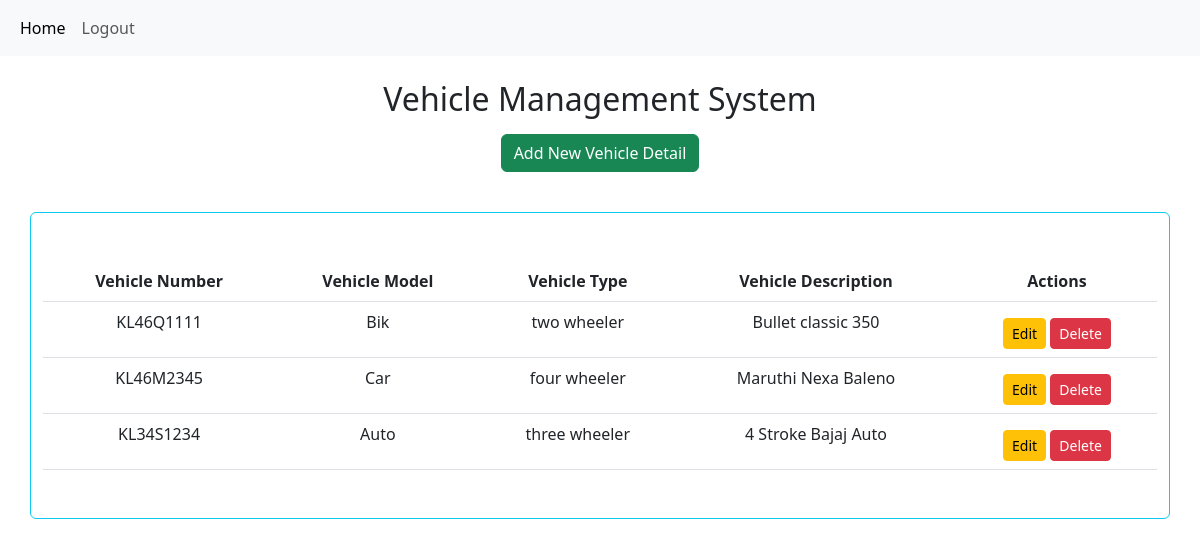
The page /home/ (signed in) on the database its author committed.
### vehicleapp/models.py (models this page shows)
class Vehicle(models.Model):
    VEHICLE_TYPE=(
        ('two wheeler','Two Wheeler'),
        ('three wheeler','Three Wheeler'),
        ('four wheeler','Four Wheeler')
    )
    alphanumeric=RegexValidator(r"^[0-9a-zA-Z_]*$",'Only use alphanumeric characters')
    user=models.ForeignKey(MyUser,on_delete=models.CASCADE)
    vnumber=models.CharField(max_length=50,validators=[alphanumeric])
    vtype=models.CharField(choices=VEHICLE_TYPE,default='Two Wheeler',max_length=50)
    vmodel=models.TextField(max_length=50)
    vdescription=models.TextField(max_length=100)

### vehicleapp/views.py (the view, shortened to what this page needs)
# urls.py: path('home/',views.HomeView.as_view(),name='home'),
@method_decorator(cdes,name="dispatch")
class HomeView(CreateView,ListView):
    model=Vehicle
    form_class=VehicleForm
    template_name='home.html'
    context_object_name="vehicle"
    success_url=reverse_lazy("home")
    pk_url_kwarg='id'
    def get_context_data(self, **kwargs):
        context=super().get_context_data(**kwargs)
        vehicle=Vehicle.objects.all()
        context['vehicle']=vehicle
        user=MyUser.objects.all()
        context['user']=user
        return context

### vehicleapp/views.py (called while the page is built)
def signin_required(fn):
    def wrapper(request,*args,**kwargs):
        if not request.user.is_authenticated:
            return redirect("signin")
        else:
            return fn(request,*args,**kwargs)
    return wrapper

### vehicleapp/templates/home.html (shortened to what this page needs)
{%extends 'base.html'%}
{%block body_block%}
<div class="container mt-4">
    <h2 class="text-center mb-3">Vehicle Management System</h2>
    {%if request.user.role == 1%}
    <form action="" method="POST" >
        <div class="container">
            <div class="row">
                <div class="col-lg-2"></div>
                <div class="col-lg-8 mb-4">
                    <p class="text-center">
                        <button class="btn btn-success" type="button" data-bs-toggle="collapse"
                            data-bs-target="#collapseExample" aria-expanded="false" aria-controls="collapseExample">
                            Add New Vehicle Detail
                        </button>
                    </p>
                </div>
                <div class="col-lg-2"></div>
            </div>
        </div>
    </form>
    {%endif%}
    </div>
    <div class="container">
        <div class="row mb-5 text-center">
            <div class="card border border-info col-12">
                <br>
                <table class="table mt-4 mb-4">
                        <tr>
                            <th>Vehicle Number</th>
                            <th>Vehicle Model</th>
                            <th>Vehicle Type</th>
                            <th>Vehicle Description</th>
                            {%if request.user.role == 1 or request.user.role == 2 %}
                            <th>Actions</th>
                            {%endif%}
                        </tr>
                {%for i in vehicle%}
                    <tr>
                        <td>{{i.vnumber}}</td>
                        <td>{{i.vmodel}}</td>
                        <td>{{i.vtype}}</td>
                        <td>{{i.vdescription}}</td>
                        <td>
                            {%if request.user.role == 1 or request.user.role == 2 %}
                            <a class="btn btn-sm btn-warning mt-2"  href="{%url 'vupdate' i.id%}">Edit</a>
                            {%endif%}
                            {%if request.user.role == 1%}
                            <a class="btn btn-sm btn-danger mt-2" href="{%url 'vdelete' i.id%}">Delete</a>
                            {%endif%}
                        </td>
                    </tr>
                {%endfor%}
            </table>
            <br>
            </div>
        </div>
</div>
{%endblock%}

### vehicleapp/templates/base.html (shortened to what this page needs)
<!DOCTYPE html>
<html lang="en">
<head>
    <link href="https://cdn.jsdelivr.net/npm/bootstrap@5.3.0-alpha1/dist/css/bootstrap.min.css" rel="stylesheet">
</head>
<body>
    <nav class="navbar navbar-expand-lg bg-body-tertiary">
        <div class="container-fluid">
          <div class="collapse navbar-collapse" id="navbarNav">
            <ul class="navbar-nav">
              <li class="nav-item">
                <a class="nav-link active" aria-current="page" href="{%url 'home'%}">Home</a>
              </li>
              <li class="nav-item">
                <a class="nav-link " href="{%url 'signout'%}">Logout</a>
              </li>
            </ul>
          </div>
        </div>
      </nav>
    {%block body_block%}
    {%endblock%}
</body>
</html>

### rows shown on the page
Vehicle: vnumber "KL46Q1111", vmodel "Bik", vtype "two wheeler", vdescription "Bullet classic 350"
Vehicle: vnumber "KL46M2345", vmodel "Car", vtype "four wheeler", vdescription "Maruthi Nexa Baleno"
Vehicle: vnumber "KL34S1234", vmodel "Auto", vtype "three wheeler", vdescription "4 Stroke Bajaj Auto"
